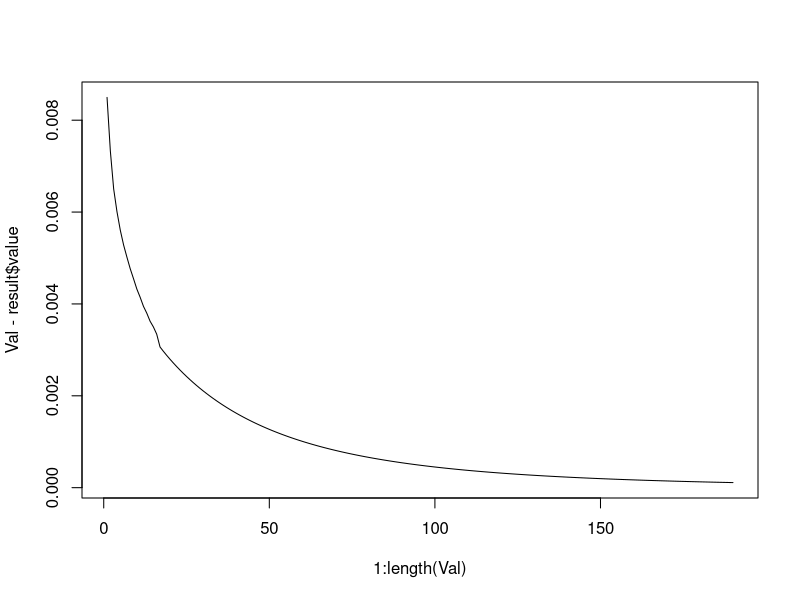

Recreate this plot in R.
m <- 100
n <- 50
A <- vector(mode = 'list', length = m)
b <- vector(mode = 'list', length = m)
for (i in 1:m){
  tmp <- matrix(rnorm(n**2), n, n)
  A[[i]] <- tmp %*% t(tmp)
  tmp <- rnorm(n)
  t <- 1
  while(tmp %*% solve(A[[i]]) %*% tmp > 2){
    tmp <- tmp / 2
  }
  b[[i]] <- tmp
}

f1 <- function(x){
  r <- matrix(0, n, 1)
  for (i in 1:m){
    r <- r + c(t(x) %*% A[[i]] %*% x / 2 + sum(b[[i]] * x) + 1) * (A[[i]] %*% x + b[[i]])
  }
  r
}
f2 <- function(x){
  r <- matrix(0, n, n)
  for (i in 1:m){
    r <- r + (A[[i]] %*% x + b[[i]]) %*% t(A[[i]] %*% x + b[[i]])
  }
  r
}
f3 <- function(x){
  r <- 0
  for (i in 1:m){
    r <- r + t(x) %*% A[[i]] %*% x / 2 + sum(b[[i]] * x) + 1
  }
  r
}


beta <- 0.5
alpha <- 0.01
tol <- 0.1
maxiters <- 200
Val <- c()
x <- matrix(0, n, 1)
result <- optim(matrix(0, n, 1), f3, method="L-BFGS-B")
for (iter in 1:maxiters){
  cat(iter)
  val <- f3(x)
  Val <- c(Val, val)
  v <- -1 * solve(f2(x)) %*% f1(x)
  if (sqrt(sum(v**2)) < tol){
    break
  }
  while (f3(x + t * v) > val - alpha * t * sum(v**2)){
    t <- beta * t
  }
  x <- x + t * v
}
plot(1:length(Val), Val - result$value, type= 'l')


